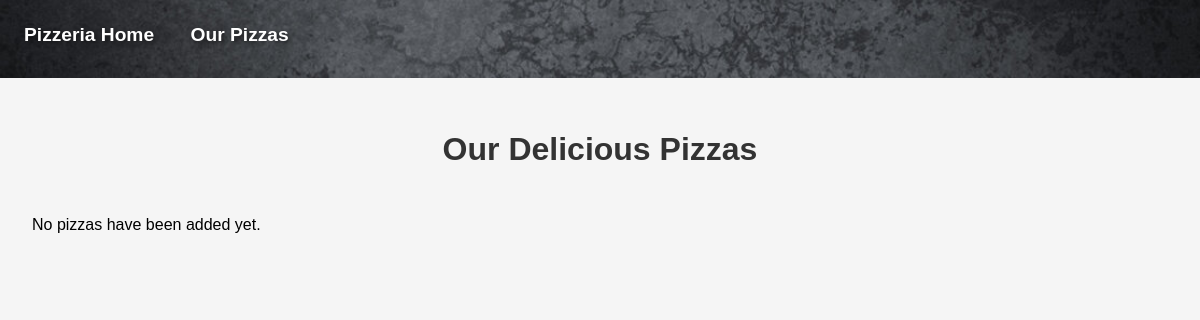
Page /pizzas/ on the earlier database version.
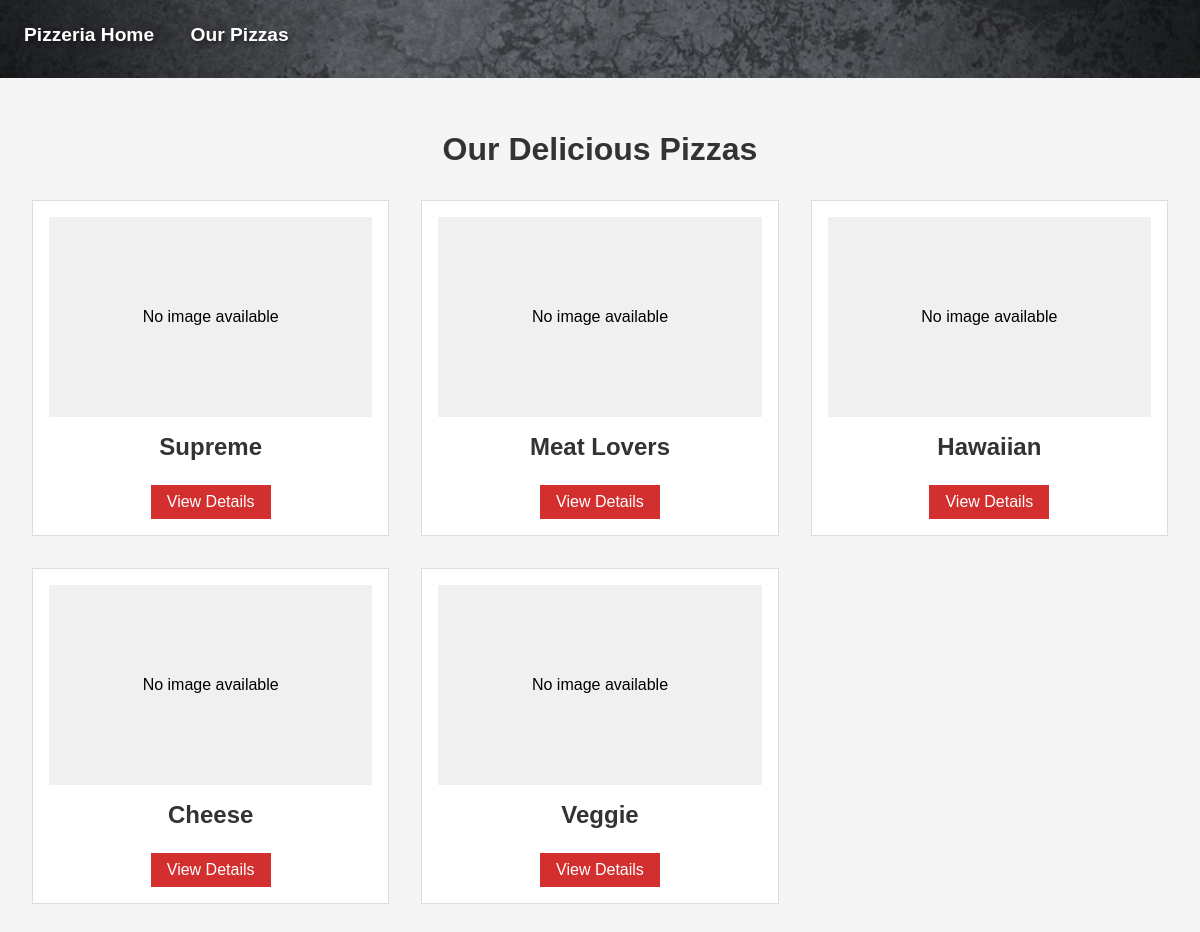
Same page on the later database version.
### pizzas/models.py (models this page shows, shortened)
class Pizza(models.Model):
    pizzas = [
        ('supreme', 'Supreme'),
        ('veggie', 'Veggie'),
        ('meat_lovers', 'Meat Lovers'),
        ('hawaiian', 'Hawaiian'),
        ('cheese', 'Cheese'),
    ]
    pizza_name = models.CharField(max_length=200,choices=pizzas,default='cheese')
    pizza_image = models.ImageField(upload_to='pizza_images/',blank=True,null=True,help_text="Upload an image of this pizza")

### pizzas/views.py (the view)
# urls.py: path('pizzas/', views.pizzas, name='pizzas'),
def pizzas(request):
    pizzas = Pizza.objects.all()
    context = {'pizzas': pizzas}
    return render(request, 'pizzas/pizzas.html', context)

### pizzas/templates/pizzas/pizzas.html (shortened to what this page needs)
{% extends "pizzas/base.html" %}
{% block content %}
<div class="pizza-container">
    <h1>Our Delicious Pizzas</h1>
    <div class="pizza-grid">
        {% for pizza in pizzas %}
        <div class="pizza-card">
            {% if pizza.pizza_image %}
                <img src="{{ pizza.pizza_image.url }}" alt="{{ pizza.get_pizza_name_display }}" class="pizza-image">
            {% else %}
                <div style="height: 200px; background-color: #f0f0f0; display: flex; align-items: center; justify-content: center;">
                    <p>No image available</p>
                </div>
            {% endif %}
            <h2 class="pizza-name">{{ pizza.get_pizza_name_display }}</h2>
            <a href="{% url 'pizzas:pizza_detail' pizza.id %}" class="view-details">View Details</a>
        </div>
        {% empty %}
        <p>No pizzas have been added yet.</p>
        {% endfor %}
    </div>
</div>
{% endblock %}

### pizzas/templates/pizzas/base.html (shortened to what this page needs)
<!DOCTYPE html>
<html lang="en">
<head>
</head>
<body>
    <div class="navbar">
        <a href="{% url 'pizzas:index' %}">Pizzeria Home</a>
        <a href="{% url 'pizzas:pizzas' %}">Our Pizzas</a>
    </div>
    <div class="content">
        {% block content %}{% endblock %}
    </div>
</body>
</html>

### pizzas/templates/pizzas/base.html (style rules this page uses)
body { font-family: Arial, sans-serif; margin: 0; padding: 0; background-color: #f5f5f5; }
.navbar { background-image: url('/media/other_images/pizza_pages_banner.jpg'); background-size: cover; background-position: center; padding: 1.5rem; color: white; height: 30px; }
.navbar a { color: white; text-decoration: none; margin-right: 2rem; font-size: 1.2rem; font-weight: bold; text-shadow: 2px 2px 4px rgba(0,0,0,0.5); }
.content { margin: 0; padding: 0; }

### pizzas/templates/pizzas/pizzas.html (style rules this page uses)
.pizza-container { max-width: 1200px; margin: 0 auto; padding: 2rem; }
h1 { text-align: center; color: #333; margin-bottom: 2rem; }
.pizza-grid { display: grid; grid-template-columns: repeat(auto-fill, minmax(300px, 1fr)); gap: 2rem; }
.pizza-card { background: white; border: 1px solid #ddd; padding: 1rem; text-align: center; }
.pizza-name { font-size: 1.5rem; color: #333; margin: 1rem 0; }
.view-details { display: inline-block; background-color: #d32f2f; color: white; padding: 0.5rem 1rem; text-decoration: none; margin-top: 0.5rem; }

Differences in the rows shown:
added Pizza: shows "No image available", pizza_name "Supreme"
added Pizza: shows "No image available", pizza_name "Meat Lovers"
added Pizza: shows "No image available", pizza_name "Hawaiian"
added Pizza: shows "No image available", pizza_name "Cheese"
added Pizza: shows "No image available", pizza_name "Veggie"
Other differences:
text no longer shown: "No pizzas have been added yet."
